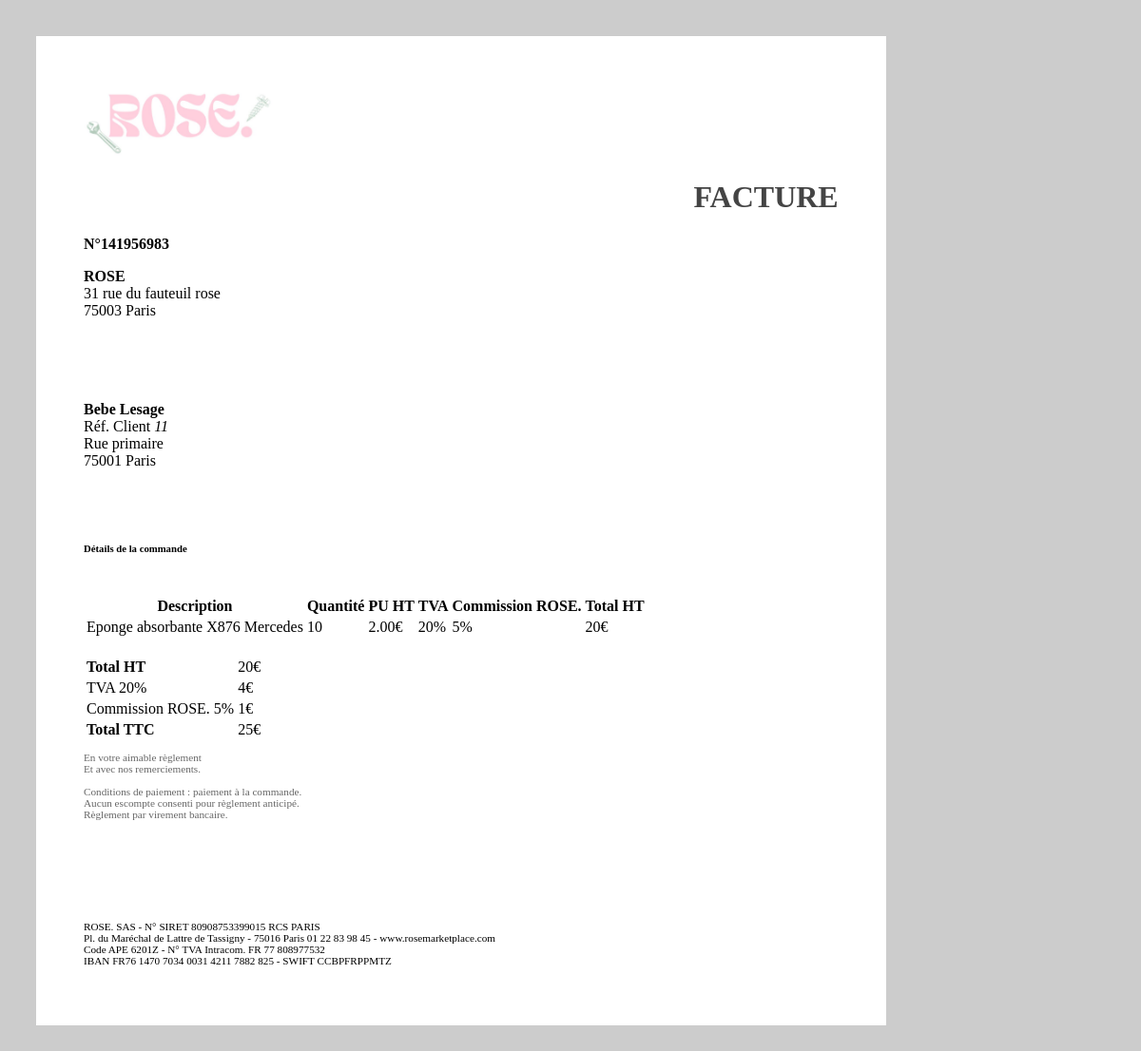
/dashboard/facture.php?idc=141956983, run on the app's committed database.
### tables this page shows
CREATE TABLE commande (
	id_commande_produit VARCHAR(50),
    id_commande INT(11),
    date_commande TIMESTAMP,
    date_preparation TIMESTAMP,
    date_envoi TIMESTAMP,
    date_livraison TIMESTAMP,
    date_livree TIMESTAMP,
    etat_commande ENUM('à valider', 'en préparation', "en cours d'envoi", 'en cours de livraison', 'livrée', 'refusée','validée'),
    id_produit INT(11),
    quantité_produit INT(11),
    montant_total DECIMAL(9,2),
	idclient_commande INT(11),
    id_fournisseur INT(11),
	id_adresse INT(11),
	id_paiement INT(11),
    PRIMARY KEY (id_commande_produit),
    CONSTRAINT uc_id_commande_produit UNIQUE (id_commande, id_produit),
    FOREIGN KEY (id_fournisseur) REFERENCES client (id_client),
	FOREIGN KEY (idclient_commande) REFERENCES client (id_client),
    FOREIGN KEY (id_produit) REFERENCES produit (id_produit),
    FOREIGN KEY (id_adresse) REFERENCES adresse (id_adresse),
    FOREIGN KEY (id_paiement) REFERENCES paiement (id_paiement)
);

CREATE TABLE client (
    id_client INT(11) AUTO_INCREMENT,
    email_client varchar(250),
    type_client binary(1),
    raisonsociale_client varchar(36),
    siren_client varchar(9),
    nom_client varchar(100),
    prenom_client varchar(50),
    password_client varchar(255),
    numtel_client numeric(10) ZEROFILL,
    datedenaissance_client date,
    date_creation TIMESTAMP DEFAULT CURRENT_TIMESTAMP,
    id_gestionnaire VARCHAR(11),
	statut_pro ENUM('en attente', 'validé', 'refusé') NOT NULL DEFAULT 'en attente',
		PRIMARY KEY (id_client),
		FOREIGN KEY (id_gestionnaire) REFERENCES gestionnaire (id_gestionnaire)
);

CREATE TABLE adresse (
    id_adresse INT(11) AUTO_INCREMENT,
    numetrue_adresse varchar(100),
    codepostal_adresse numeric(5),
    villeadresse_adresse varchar(50),
	type_adresse ENUM('facturation','livraison') NOT NULL DEFAULT 'facturation',
	id_client INT(11),
    	PRIMARY KEY (id_adresse),
		FOREIGN KEY (id_client) REFERENCES client(id_client)
);

CREATE TABLE produit (
	id_produit INT(11) AUTO_INCREMENT, 
	id_fournisseur INT(11), 
	nom_produit varchar(250), 
	prixht_produit decimal(9,2), 
	quantitestock_produit numeric(6), 
	description_produit text(1000), 
	categorie_produit varchar(50),
	date_ajout_produit TIMESTAMP DEFAULT CURRENT_TIMESTAMP,
	marque_produit varchar(50),
	statut_produit ENUM('supprimé', 'disponible','désactivé') NOT NULL DEFAULT 'disponible',
		PRIMARY KEY (id_produit),
		FOREIGN KEY (id_fournisseur) REFERENCES client (id_client)
);

### include/fonctions.php (called while the page is built, shortened)
<?php
	function singleQuery($sql) {
		$con = new mysqli ("localhost", "root", "", "rosemarketplace", 3306);
		$result = mysqli_query($con, $sql);
		if($result){
            $data = mysqli_fetch_assoc($result);
		}
		return $data;
	}
?>

### dashboard/facture.php (the view, shortened to what this page needs)
<?php
include('../include/fonctions.php');
if (isset($_GET['idc'])) {
    $id_commande = $_GET['idc'];
    $sqlfr = "SELECT *
    FROM commande c
    LEFT JOIN client fr ON c.id_fournisseur = fr.id_client
    LEFT JOIN adresse afr ON c.id_fournisseur = afr.id_client
    WHERE id_commande = $id_commande AND type_adresse = 'facturation'";
    $rowfr = singleQuery($sqlfr);
    $fournisseur = $rowfr['raisonsociale_client'];
    $adressefr = $rowfr['numetrue_adresse'];
    $codepostalfr = $rowfr['codepostal_adresse'];
    $villefr = $rowfr['villeadresse_adresse'];
    $sql = "SELECT *
    FROM commande c
    LEFT JOIN produit pr USING (id_produit)
    LEFT JOIN client cl ON c.idclient_commande = cl.id_client
    LEFT JOIN adresse acl ON c.id_adresse = acl.id_adresse
    WHERE id_commande = $id_commande";
    $result = mysqli_query($con,$sql);
    if ($result->num_rows > 0) {
        $montanthttotal = 0;
        $montantttctotal = 0;
        $tvatotal = 0;
        $commissiontotal = 0;
        while ($rowdata = $result->fetch_assoc()){
          $id_commande = $rowdata['id_commande'];
          $id_client = $rowdata['idclient_commande'];
          $type_client = $rowdata['type_client'];
          if($type_client == 0) {
              $client = $rowdata['prenom_client'] . ' '.$rowdata['nom_client'] ;
          } else {
              $client = $rowdata['raisonsociale_client'];
          }
          $adressecl = $rowdata['numetrue_adresse'];
          $codepostalcl = $rowdata['codepostal_adresse'];
          $villecl = $rowdata['villeadresse_adresse'];
          $montantttc = $rowdata['montant_total'];
          $commission = round($montantttc / 1.25 * 0.05 ,2);
          $tva = round($montantttc / 1.25 * 0.2, 2);
          $montantht = round($montantttc /1.25 ,2);
          $tvatotal = round($tvatotal + $tva, 2);
          $commissiontotal = round($commissiontotal + $commission, 2);
          $montanthttotal = round($montanthttotal + $montantht, 2);
          $montantttctotal = round($montantttctotal + $montantttc, 2);
        }
    } else {
        echo "Aucun résultat trouvé pour l'identifiant de commande $id_commande.";
    }
} else {
    echo "Identifiant de commande non spécifié dans l'URL.";
}
?>
<!DOCTYPE html>
<html>
<head>
    <link rel="stylesheet" type="text/css" href="../css/facture.css">
</head>
<body>
<div class="container">
  <div class="invoice">
    <div class="row">
      <div class="col-7">
        <img src="../images/rose.png" class="logo">
      </div>
      <div class="col-5">
        <h1 class="document-type display-4">FACTURE</h1>
        <p class="text-right"><strong>N°<?php echo $id_commande; ?></strong></p>
      </div>
    </div>
    <div class="row">
      <div class="col-7">
        <p>
          <strong><?php echo $fournisseur; ?></strong><br>
          <?php echo $adressefr ; ?><br>
          <?php echo $codepostalfr; ?> <?php echo $villefr; ?>
        </p>
      </div>
      <div class="col-5">
        <br><br><br>
        <p>
          <strong><?php echo $client; ?></strong><br>
          Réf. Client <em><?php echo $id_client; ?></em><br>
          <?php echo $adressecl; ?><br>
          <?php echo $codepostalcl; ?> <?php echo $villecl; ?>
        </p>
      </div>
    </div>
    <br>
    <br>
    <h6>Détails de la commande</h6>
    <br>
    <table class="table table-striped">
        <thead>
            <tr>
            <th>Description</th>
            <th>Quantité</th>
            <th>PU HT</th>
            <th>TVA</th>
            <th>Commission ROSE.</th>
            <th>Total HT</th>
            </tr>
        </thead>
        <tbody>
        <?php
            $result->data_seek(0);
            while ($rowdata = $result->fetch_assoc()) {
                $marque_produit = $rowdata['marque_produit'];
                $quantité_produit = $rowdata['quantité_produit'];
                $produit = $rowdata['nom_produit'];
                $prixht = $rowdata['prixht_produit'];
                $totalht = round($quantité_produit * $prixht,2);
            ?>
            <tr>
                <td><?php echo $produit. ' '. $marque_produit; ?></td>
                <td><?php echo $quantité_produit; ?></td>
                <td class="text-right"><?php echo $prixht; ?>€</td>
                <td>20%</td>
                <td>5%</td>
                <td class="text-right"><?php echo $totalht; ?>€</td>
            </tr>
        <?php };?>
  </tbody>
    </table>
    <br>
    <div class="row">
      <div class="col-4">
        <table class="table table-sm text-right">
          <tr>
            <td><strong>Total HT</strong></td>
            <td class="text-right"><?php echo $montanthttotal; ?>€</td>
          </tr>
          <tr>
            <td>TVA 20%</td>
            <td class="text-right"><?php echo $tvatotal; ?>€</td>
          </tr>
          <tr>
            <td>Commission ROSE. 5%</td>
            <td class="text-right"><?php echo $commissiontotal; ?>€</td>
          </tr>
          <tr>
            <td><strong>Total TTC</strong></td>
            <td class="text-right"><?php echo $montantttctotal; ?>€</td>
          </tr>
        </table>
      </div>
    </div>
    <p class="conditions">
      En votre aimable règlement
      <br>
      Et avec nos remerciements.
      <br><br>
      Conditions de paiement : paiement à la commande.
      <br>
      Aucun escompte consenti pour règlement anticipé.
      <br>
      Règlement par virement bancaire.
      <br><br>
    </p>
    <br>
    <br>
    <br>
    <br>
    <p class="bottom-page text-right">
      ROSE. SAS - N° SIRET 80908753399015 RCS PARIS<br>
      Pl. du Maréchal de Lattre de Tassigny - 75016 Paris 01 22 83 98 45 - www.rosemarketplace.com<br>
      Code APE 6201Z - N° TVA Intracom. FR 77 808977532<br>
      IBAN FR76 1470 7034 0031 4211 7882 825 - SWIFT CCBPFRPPMTZ
    </p>
  </div>
</div>
<body>
</html>

### css/facture.css (style rules this page uses)
body { background: #ccc; padding: 30px; }
.container { width: 21cm; min-height: 29.7cm; }
.invoice { background: #fff; width: 100%; padding: 50px; }
.logo { width: 200px; }
.document-type { text-align: right; color: #444; }
.conditions { font-size: 0.7em; color: #666; }
.bottom-page { font-size: 0.7em; }

### data on the page
commande: id_commande "141956983", id_fournisseur.raisonsociale_client "ROSE", adresse.numetrue_adresse "31 rue du fauteuil rose", adresse.codepostal_adresse "75003", adresse.villeadresse_adresse "Paris", idclient_commande.nom_client "Bebe Lesage", idclient_commande "11", id_adresse.numetrue_adresse "Rue primaire", id_adresse.codepostal_adresse "75001", id_adresse.villeadresse_adresse "Paris", id_produit.nom_produit "Eponge absorbante X876", id_produit.marque_produit "Mercedes", quantité_produit "10", id_produit.prixht_produit "2.00", quantité_produit.prixht_produit "20", montant_total "20", montant_total "4", montant_total "1", montant_total "25"
